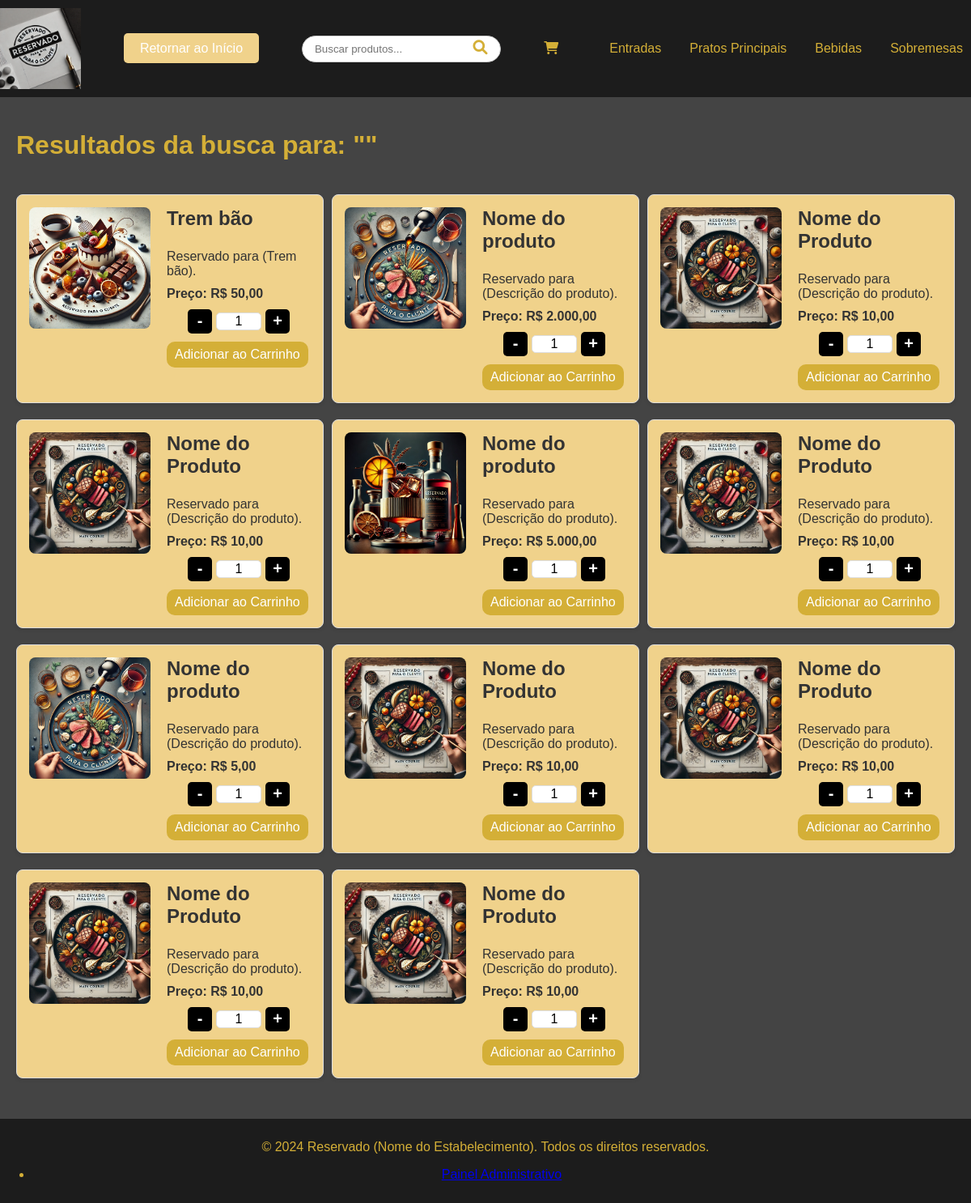
The app's page /busca.php, older data.
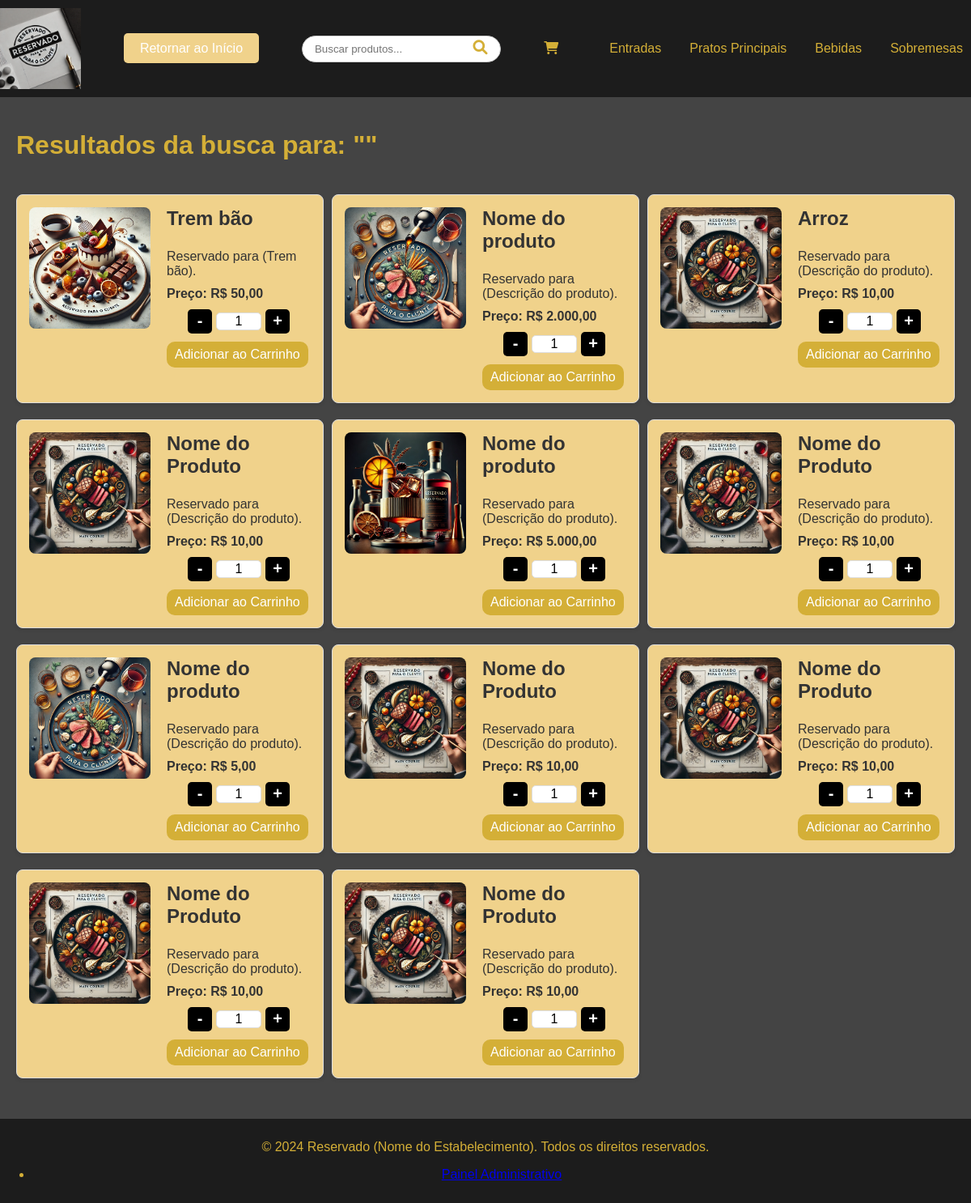
The same page, newer data.
### tables this page shows
CREATE TABLE `produtos` (
  `id` int NOT NULL AUTO_INCREMENT,
  `nome` varchar(255) NOT NULL,
  `descricao` text NOT NULL,
  `preco` decimal(10,2) NOT NULL,
  `categoria` enum('entradas','principais','bebidas','sobremesas') NOT NULL,
  `imagem` varchar(255) DEFAULT NULL,
  `data_criacao` timestamp NULL DEFAULT CURRENT_TIMESTAMP,
  PRIMARY KEY (`id`)
);

### busca.php (the view, shortened to what this page needs)
<?php
include 'header.php';
require_once $_SERVER['DOCUMENT_ROOT'] . '/cardapio-dinamico/db/conexao.php';
$base_url = '/cardapio-dinamico/admin/uploads/produtos/';
$termo_busca = isset($_GET['q']) ? $_GET['q'] : '';
$stmt = $pdo->prepare("SELECT * FROM produtos WHERE nome LIKE :termo OR descricao LIKE :termo");
$stmt->bindValue(':termo', '%' . $termo_busca . '%');
$stmt->execute();
$produtos = $stmt->fetchAll(PDO::FETCH_ASSOC);
?>
<!DOCTYPE html>
<html lang="pt-BR">
<head>
    <link rel="stylesheet" href="../assets/css/style.css?v=<?php echo time(); ?>">
</head>
<body>
    <h1>Resultados da busca para: "<?php echo htmlspecialchars($termo_busca); ?>"</h1>
    <div class="produtos-container">
        <?php if (count($produtos) > 0): ?>
            <?php foreach ($produtos as $produto): ?>
                <div class="produto-item">
                    <div class="produto-imagem">
                        <?php if ($produto['imagem']): ?>
                            <img src="<?php echo $base_url . htmlspecialchars($produto['imagem']); ?>" alt="<?php echo htmlspecialchars($produto['nome']); ?>">
                        <?php endif; ?>
                    </div>
                    <div class="produto-info">
                        <h3><?php echo htmlspecialchars($produto['nome']); ?></h3>
                        <p><?php echo htmlspecialchars($produto['descricao']); ?></p>
                        <p class="preco">Preço: R$ <?php echo number_format($produto['preco'], 2, ',', '.'); ?></p>
                        <form class="adicionar-carrinho-form">
                            <div class="quantidade-container">
                                <button type="button" class="quantidade-btn diminuir">-</button>
                                <input type="number" name="quantidade" value="1" min="1" required class="quantidade-input">
                                <button type="button" class="quantidade-btn aumentar">+</button>
                            </div>
                            <button type="button" class="adicionar-carrinho-btn">Adicionar ao Carrinho</button>
                        </form>
                    </div>
                </div>
            <?php endforeach; ?>
        <?php else: ?>
            <p>Nenhum produto encontrado para o termo "<?php echo htmlspecialchars($termo_busca); ?>"</p>
        <?php endif; ?>
    </div>
    <?php include 'footer.php'; ?>
</body>
</html>

Row changes from the older to the newer data that the page shows:
changed produtos: nome "Nome do Produto" → "Arroz"
